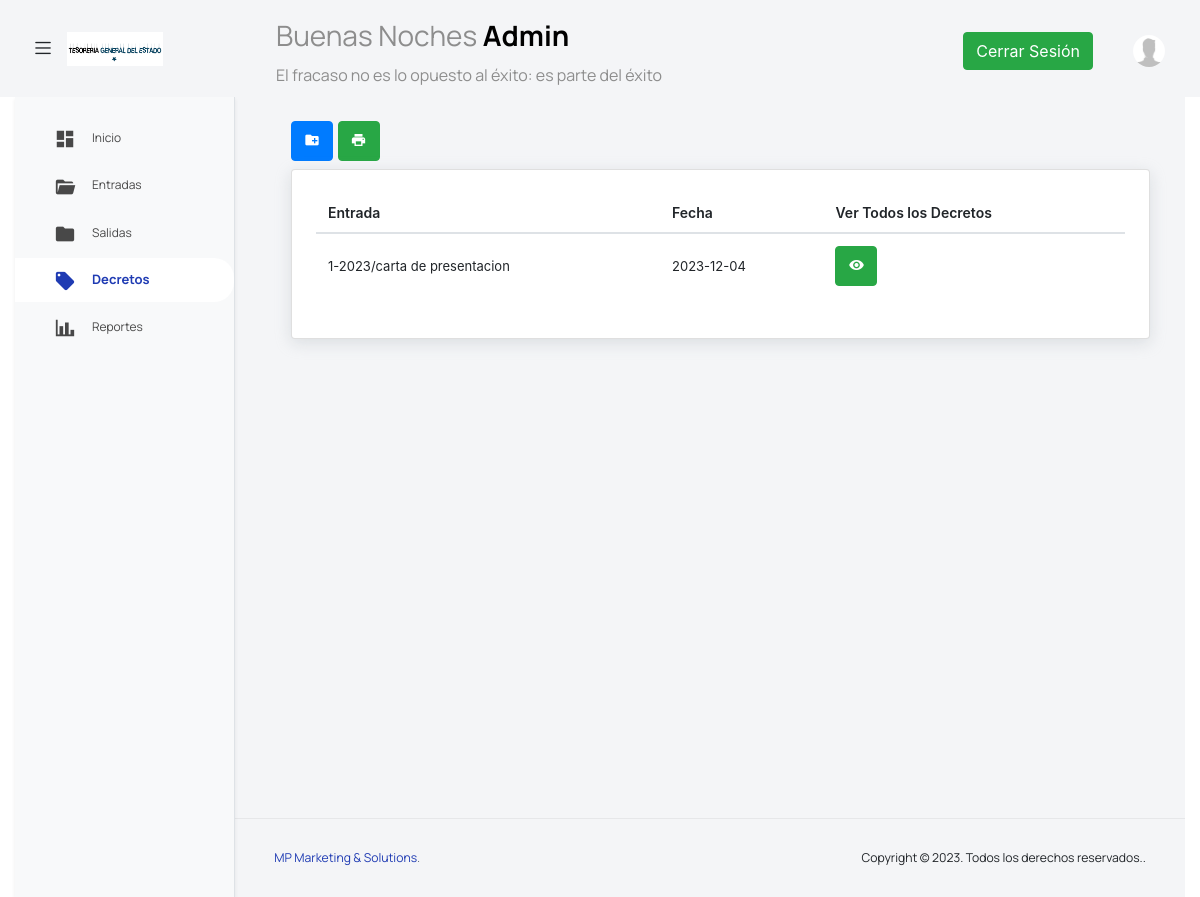
The page /users/decretos.php (signed in) on the database its author committed.
### tables this page shows
CREATE TABLE `entradas` (
  `Id` int(10) NOT NULL,
  `NumRegistro` varchar(8) DEFAULT NULL,
  `FechaRegistro` date DEFAULT NULL,
  `TipoDoc` varchar(50) DEFAULT NULL,
  `Archivo` varchar(15) DEFAULT NULL,
  `Descripcion` text DEFAULT NULL,
  `PalabrasClaves` text DEFAULT NULL,
  `FechaFirma` date DEFAULT NULL,
  `Importe` varchar(20) DEFAULT NULL,
  `Referencia` int(5) DEFAULT NULL,
  `Usuario` int(3) DEFAULT NULL
);

CREATE TABLE `decretos` (
  `Id` int(20) NOT NULL,
  `Descripcion` text DEFAULT NULL,
  `Fecha` date DEFAULT NULL,
  `Archivo` varchar(15) DEFAULT NULL,
  `DocEntrada` int(10) DEFAULT NULL
);

### componentes/tabla_decretos.php (the view, shortened to what this page needs)
<div class="row">
    <div class="col-lg-6 mb-2">
        <a href="../users/nuevoDecreto.php" class="btn btn-primary"><i class="mdi mdi-folder-plus"></i></a>
        <a href="#../users/nuevoDecreto.php" class="btn btn-success"><i class="mdi mdi-printer"></i></a>
    </div>
</div>
<div class="col-lg-12 grid-margin stretch-card">
    <div class="card">
        <div class="card-body">
            <div class="table-responsive">
                <table id="myTable" class="table table-hover">
                    <thead>
                        <tr>
                            <th>Entrada</th>
                            <th>Fecha</th>
                            <th>Ver Todos los Decretos</th>
                        </tr>
                    </thead>
                    <tbody>
                        <?php while ($row_entradas = $entradas->fetch_assoc()) {  ?>
                            <tr>
                                <?php
                                $procedencia = $row_entradas['DocEntrada'];
                                $buscarProcedencia = "SELECT * FROM entradas WHERE Id = '$procedencia'";
                                $Resultprocedencia = $conn->query($buscarProcedencia);
                                while ($filasEntradas = $Resultprocedencia->fetch_assoc()) {
                                ?>
                                    <td> <?= $filasEntradas['NumRegistro'] . "/" . $filasEntradas['TipoDoc']; ?></td>
                                <?php  } ?>
                                <td> <?= $row_entradas['Fecha']; ?></td>
                                <td>
                                    <a class="btn btn-success me-2" href="../users/detallesEntradas.php?id=<?php echo $row_entradas['DocEntrada'];  ?>"><i class="mdi mdi-eye"></i></a>
                                </td>
                            </tr>
                        <?php } ?>
                    </tbody>
                </table>
            </div>
        </div>
    </div>
</div>

### componentes/head.php (style rules this page uses)
.table th, .table td { vertical-align: middle; }
.table th { font-weight: 600; }

### rows shown on the page
decretos: Fecha "2023-12-04"
entradas: NumRegistro "1-2023", TipoDoc "carta de presentacion"

### other values the page prints
$saludo "Buenas Noches"
$usuario "Admin"
